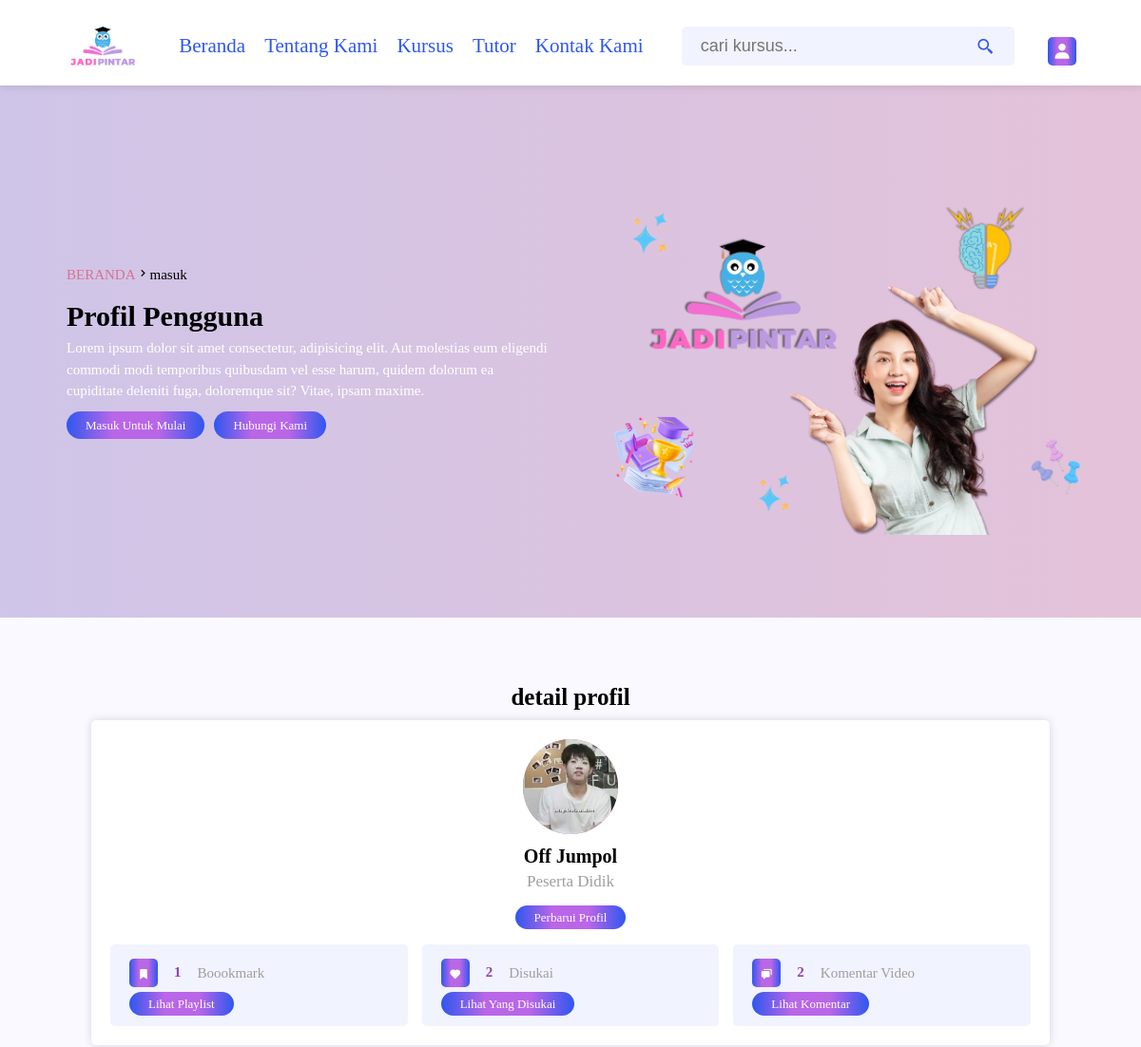
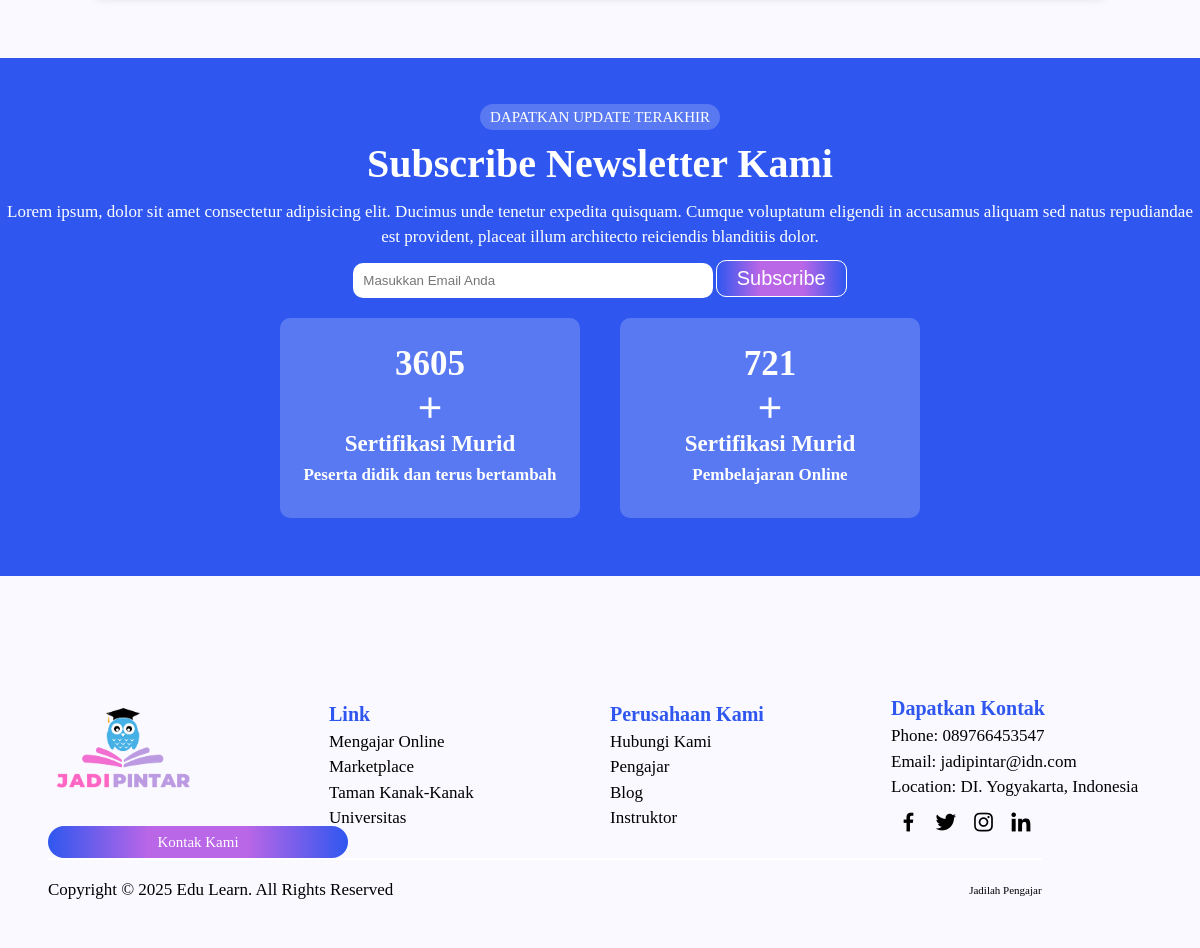
The page /profile.php (signed in) on the database its author committed (2 pictures, top to bottom).
### tables this page shows
CREATE TABLE `users` (
  `id` varchar(30) NOT NULL,
  `name` varchar(50) NOT NULL,
  `email` varchar(50) NOT NULL,
  `password` varchar(50) NOT NULL,
  `image` varchar(100) NOT NULL
);

### profile.php (the view, shortened to what this page needs)
<?php
    include 'components/connect.php';
    if (isset($_COOKIE['user_id'])) {
        $user_id = $_COOKIE['user_id'];
    }else{
        $user_id = '';
        header('location:login.php');
    }
    $select_likes = $conn->prepare("SELECT * FROM likes WHERE user_id = ?");
    $select_likes->execute([$user_id]);
    $total_likes = $select_likes->rowCount();
    $select_comments = $conn->prepare("SELECT * FROM comments WHERE user_id = ?");
    $select_comments->execute([$user_id]);
    $total_comments = $select_comments->rowCount();
    $select_bookmark = $conn->prepare("SELECT * FROM bookmark WHERE user_id = ?");
    $select_bookmark->execute([$user_id]);
    $total_bookmark = $select_bookmark->rowCount();
?>
<!DOCTYPE html>
<html lang="en">
<head>
    <link href='https://unpkg.com/boxicons@2.1.4/css/boxicons.min.css' rel='stylesheet'>
    <link rel="stylesheet" href="css/user_style.css">
</head>
<body>
    <?php include 'components/user_header.php'?>
    <div class="banner">
        <div class="detail">
            <div class="title">
                <a href="index.php">beranda</a><span><i class="bx bx-chevron-right">masuk</i></span>
            </div>
            <h1>profil pengguna</h1>
            <p>Lorem ipsum dolor sit amet consectetur, adipisicing elit. Aut molestias eum eligendi commodi modi temporibus quibusdam vel esse harum, quidem dolorum ea cupiditate deleniti fuga, doloremque sit? Vitae, ipsam maxime.</p>
            <div class="flex-btn">
                <a href="login.php" class="btn">masuk untuk mulai</a>
                <a href="contact.php" class="btn">hubungi kami</a>
            </div>
        </div>
        <img src="image/banner.png">
    </div>
    <section class="profile">
        <div class="heading">
            <h1>detail profil</h1>
        </div>
        <div class="details">
            <div class="user">
                <img src="uploaded_files/<?= $fetch_profile['image']; ?>">
                <h3><?= $fetch_profile['name']; ?></h3>
                <p>peserta didik</p>
                <a href="update.php" class="btn">perbarui profil</a>
            </div>
            <div class="box-container">
                <div class="box">
                    <div class="flex">
                        <i class="bx bxs-bookmark"></i>
                        <h3><?= $total_bookmark; ?></h3>
                        <span>boookmark</span>
                    </div>
                    <a href="bookmark.php" class="btn">lihat playlist</a>
                </div>
                <div class="box">
                    <div class="flex">
                        <i class="bx bxs-heart"></i>
                        <h3><?= $total_likes; ?></h3>
                        <span>disukai</span>
                    </div>
                    <a href="likes.php" class="btn">lihat yang disukai</a>
                </div>
                <div class="box">
                    <div class="flex">
                        <i class="bx bxs-chat"></i>
                        <h3><?= $total_comments; ?></h3>
                        <span>komentar video</span>
                    </div>
                    <a href="comments.php" class="btn">lihat komentar</a>
                </div>
            </div>
        </div>
    </section>
    <?php include 'components/footer.php'?>
</body>
</html>

### css/user_style.css (style rules this page uses)
:root { --color-primary: #2f57ef; --primary-opacity: hsla(228, 86%, 56%, 0.067); --color-secondary: #b966e7; --color-violet: #800080; --bg-color: #f9f9ff; --color-pink: #db7093; --pink-opacity: #db709322; --box-shadow: 0 0 10px rgb(0 0 0/15%); --main-color: #8e44ad; --red: #ed176f; --coral: #f7817f; --gradient0: linear-gradient(270deg, #b966e7 0%, #2f57ef 100%); --gradient: linear-gradient(90deg, var(--color-secondary), var(--color-pink)); --gradient2: linear-gradient( to right, var(--color-primary), var(--color-secondary), var(--color-secondary), var(--color-primary) ); --black: #2c3e50; --white: #fff; --light-color: #a09d9d; --light-bg: #eee; --border: 0.1rem solid rgba(0, 0, 0, 0.2); --limegreen: rgb(122, 235, 107); }
* { margin: 0; padding: 0; box-sizing: border-box; outline: none; text-decoration: none; border: none; }
html { font-size: 62.5%; overflow-x: hidden; }
body { background-color: var(--bg-color); overflow-x: hidden; }
.btn { background-image: var(--gradient2); border-radius: 20px; text-align: center; padding: 0.5rem; color: var(--white); text-transform: capitalize; font-size: 1.3rem; cursor: pointer; padding: 0.5rem 2rem; border: none; text-decoration: none; }
section { padding: 2rem; max-width: 1200px; margin: 0 auto; }
.flex-btn { display: flex; gap: 1rem; align-items: center; justify-content: center; }
.heading { text-align: center; }
.heading h1 { font-size: 2.5rem; margin: 1rem 0; }
.banner { display: grid; grid-template-columns: repeat(auto-fit, minmax(40rem, 1fr)); justify-content: center; align-items: center; width: 100%; min-height: 70vh; background-image: linear-gradient(90deg, #cfc5e8, #e4c2d9); padding: 2rem 5rem; }
.banner img { width: 100%; }
.banner .detail { line-height: 1.5; padding: 1rem 2rem; font-size: 1.5rem; }
.banner .title { text-transform: uppercase; }
.banner .title a { color: var(--color-pink); }
.banner .detail h1 { margin-top: 1rem; text-transform: capitalize; }
.banner .detail p { color: #fff; font-size: 1.5rem; padding-bottom: 1rem; }
.banner .flex-btn { justify-content: left; }
.box-container { display: grid; grid-template-columns: 1.2fr 1.8fr; gap: 2rem; align-items: flex-start; }
.profile { padding: 5% 8%; }
.profile .details { background-color: #fff; border-radius: 0.5rem; padding: 2rem; box-shadow: var(--box-shadow); text-transform: capitalize; }
.profile .details .user { text-align: center; margin-bottom: 2rem; }
.profile .details .user img { width: 10rem; height: 10rem; border-radius: 50%; object-fit: cover; margin-bottom: 0.5rem; background-image: var(--gradient); }
.profile .details .user h3 { font-size: 2rem; margin: 0.5rem 0; }
.profile .details .user p { font-size: 1.7rem; color: var(--light-color); margin-bottom: 2rem; }
.profile .details .box-container { display: flex; flex-wrap: wrap; align-items: flex-end; gap: 1.5rem; }
.profile .details .box-container .box { background-color: var(--primary-opacity); border-radius: 0.5rem; padding: 1.5rem 2rem; flex: 1 1 30rem; }
.profile .details .box-container .box .flex { display: flex; align-items: center; gap: 1.7rem; margin-bottom: 1rem; }
.profile .details .box-container .box .flex i { height: 3rem; width: 3rem; border-radius: 0.5rem; background-image: var(--gradient2); line-height: 3.4rem; font-size: 1.3rem; color: var(--white); text-align: center; }
.profile .details .box-container .box .flex h3 { font-size: 1.5rem; color: var(--main-color); margin-bottom: 0.2rem; }
.profile .details .box-container .box .flex span { font-size: 1.5rem; color: var(--light-color); }

### rows shown on the page
users: image (picture), name "Off Jumpol"

### other values the page prints
$total_bookmark "1"
$total_likes "2"
$total_comments "2"
